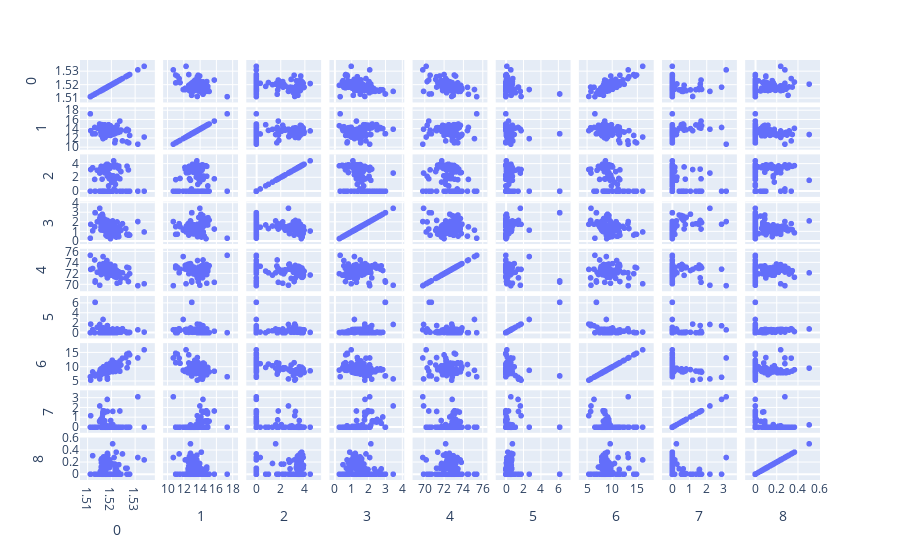

This figure's notebook cell:
### Code cell
import matplotlib.pyplot as plt
df = pd.DataFrame(pd.concat([pd.DataFrame(X,columns=[0,1,2,3,4,5,6,7,8]),pd.DataFrame(Y,columns=[9])],axis=1))

fig = px.scatter_matrix(df,
    dimensions=[0,1,2,3,4,5,6,7,8])
fig.show()

### Figure 1 — Plotly figure (JSON) as saved in the notebook; plotly's stock layout.template omitted (floating-point values rounded to 4 significant figures; data arrays with more than 128 entries replaced by an {"elided": "..."} marker saying what was removed)
{"data": [{"dimensions": [{"axis": {"matches": true}, "label": "0", "values": {"elided": "214 float values"}}, {"axis": {"matches": true}, "label": "1", "values": {"elided": "214 float values"}}, {"axis": {"matches": true}, "label": "2", "values": {"elided": "214 float values"}}, {"axis": {"matches": true}, "label": "3", "values": {"elided": "214 float values"}}, {"axis": {"matches": true}, "label": "4", "values": {"elided": "214 float values"}}, {"axis": {"matches": true}, "label": "5", "values": {"elided": "214 float values"}}, {"axis": {"matches": true}, "label": "6", "values": {"elided": "214 float values"}}, {"axis": {"matches": true}, "label": "7", "values": {"elided": "214 float values"}}, {"axis": {"matches": true}, "label": "8", "values": {"elided": "214 float values"}}], "hovertemplate": "%{xaxis.title.text}=%{x}<br>%{yaxis.title.text}=%{y}<extra></extra>", "legendgroup": "", "marker": {"color": "#636efa", "symbol": "circle"}, "name": "", "showlegend": false, "type": "splom"}], "layout": {"dragmode": "select", "legend": {"tracegroupgap": 0}, "margin": {"t": 60}}}
